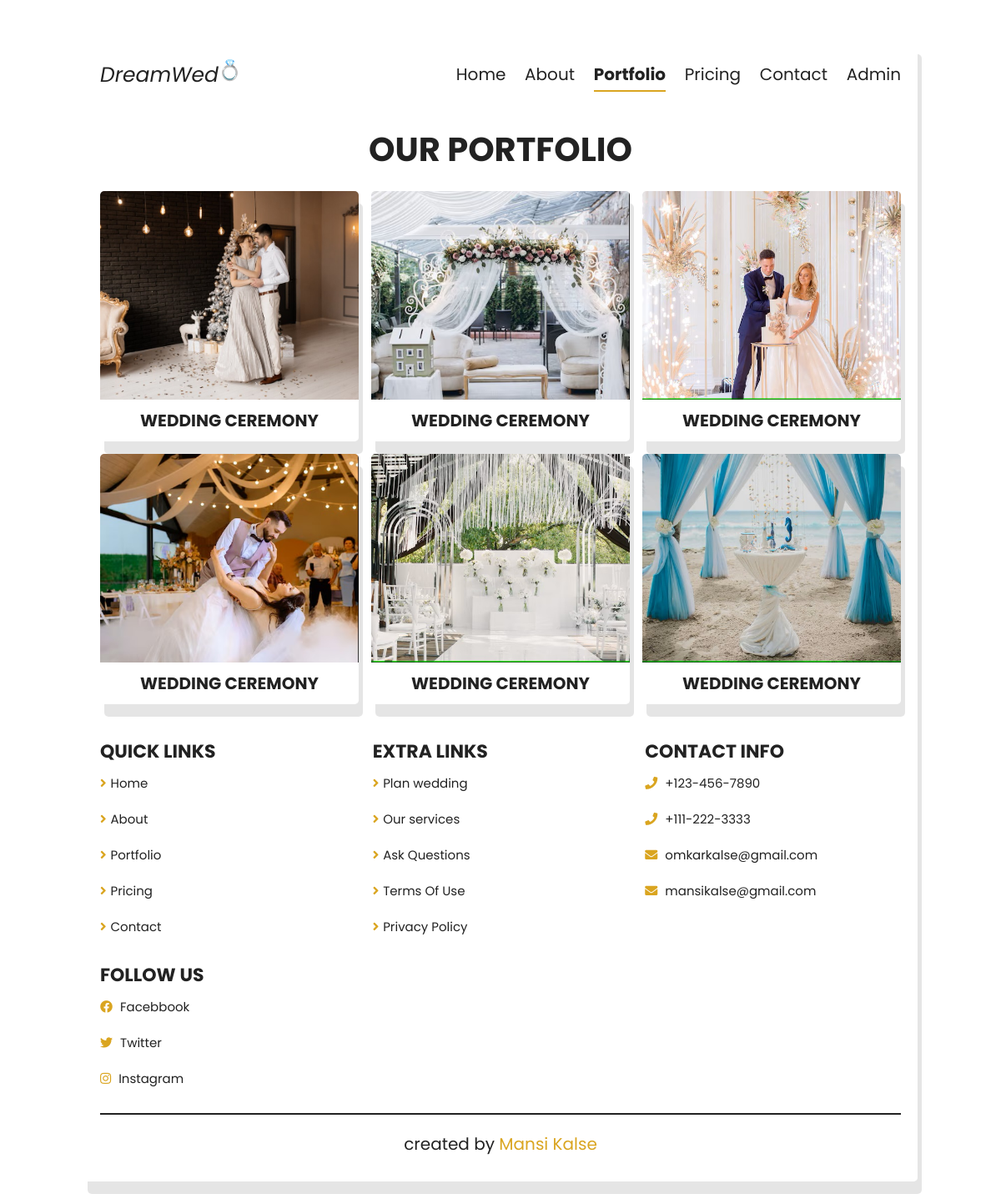
Screenshot of /portfolio.php with the database file from the repository.
### tables this page shows
CREATE TABLE `portfolio` (
  `id` int(11) NOT NULL,
  `image_url` varchar(255) NOT NULL,
  `title` varchar(255) NOT NULL,
  `description` text DEFAULT NULL
);

### portfolio.php (the view, shortened to what this page needs)
<!DOCTYPE html>
<html lang="en">
<head>
  <link rel="stylesheet" href="https://cdnjs.cloudflare.com/ajax/libs/font-awesome/6.6.0/css/all.min.css">
  <link rel="stylesheet" href="style.css">
  <link rel="stylesheet" href="https://cdnjs.cloudflare.com/ajax/libs/lightgallery/1.4.0/css/lightgallery.min.css">
  <link rel="stylesheet" href="https://unpkg.com/swiper@7/swiper-bundle.min.css">
</head>
<body>
  <div class="container">
    <?php @include 'header.php'; ?>
    <section class="portfolio">
      <h1 class="heading">Our Portfolio</h1>
      <div class="portfolio-container">
        <?php
        @include 'dbconnection.php';
        $query = "SELECT * FROM portfolio";
        $result = mysqli_query($conn, $query);
        if ($result) {
            while ($row = mysqli_fetch_assoc($result)) {
        ?>
          <a href="<?php echo $row['image_url']; ?>" class="box">
            <div class="image">
              <img src="<?php echo $row['image_url']; ?>" alt="">
            </div>
            <h3><?php echo htmlspecialchars($row['title']); ?></h3>
          </a>
        <?php
            }
        } else {
            echo "<p>No portfolio items found.</p>";
        }
        ?>
      </div>
    </section>
    <?php @include 'footer.php'; ?>
  </div>
</body>
</html>

### header.php (shortened to what this page needs)
<!DOCTYPE html>
<html lang="en">
<head>
  <link rel="stylesheet" href="https://cdnjs.cloudflare.com/ajax/libs/font-awesome/5.15.4/css/all.min.css">
 <link rel="stylesheet" href="style.css">
</head>
<body>
  <section class="header">
    <a href="home.php" class="logo">DreamWed<span class="noto--ring"></span></a>
    <nav class="navbar">
      <a href="home.php">Home</a>
      <a href="about.php">About</a>
      <a href="portfolio.php">Portfolio</a>
      <a href="pricing.php">Pricing</a>
      <a href="Contact.php">Contact</a>
      <a href="admin/admin_login.php">Admin</a>
    </nav>
  </section>
</body>
</html>

### footer.php
<section class="footer">
    <div class="box-container">
        <div class="box">
            <h3>quick links</h3>
            <a href="home.php"><i class="fas fa-angle-right"></i>Home</a>
            <a href="about.php"><i class="fas fa-angle-right"></i>About</a>
            <a href="portfolio.php"><i class="fas fa-angle-right"></i>Portfolio</a>
            <a href="pricing.php"><i class="fas fa-angle-right"></i>Pricing</a>
            <a href="Contact.php"><i class="fas fa-angle-right"></i>Contact</a>
        </div>
        <div class="box">
            <h3>Extra links</h3>
            <a href="#"><i class="fas fa-angle-right"></i>Plan wedding</a>
            <a href="#"><i class="fas fa-angle-right"></i>Our services</a>
            <a href="#"><i class="fas fa-angle-right"></i>Ask Questions</a>
            <a href="#"><i class="fas fa-angle-right"></i>Terms Of Use</a>
            <a href="#"><i class="fas fa-angle-right"></i>Privacy Policy</a>
        </div>
        <div class="box">
            <h3>Contact Info</h3>
            <a href="#"><i class="fas fa-phone"></i> +123-456-7890</a>
            <a href="#"><i class="fas fa-phone"></i> +111-222-3333</a>
            <a href="#"><i class="fas fa-envelope"></i> omkarkalse@gmail.com</a>
            <a href="#"><i class="fas fa-envelope"></i> mansikalse@gmail.com</a>
        </div>
        <div class="box">
            <h3>Follow Us</h3>
            <a href="#"><i class="fab fa-facebook"></i> Facebbook</a>
            <a href="#"><i class="fab fa-twitter"></i> Twitter</a>
            <a href="#"><i class="fab fa-instagram"></i> Instagram</a>
        </div>
    </div>
    <p class="credit">created by <span> Mansi Kalse</span></p>
</section>

### style.css (style rules this page uses)
:root { --color: rgb(183, 174, 16); --gold: #daa520; --white: #fff; --black: #222; --trasparent-white: rgba(255, 255, 255, 0.3); --border: 0.2rem solid var(--black); --box-shadow: 0.5rem 1.5rem rgba(0, 0, 0, 0.1); }
* { font-family: "poppins", sans-serif; margin: 0; padding: 0; box-sizing: border-box; outline: none; border: none; text-decoration: none; }
html { font-size: 62.5%; overflow-x: hidden; }
body { background: url(images/background.jpg); background-size: cover; background-position: center; background-attachment: fixed; }
.container { border-radius: 0.5rem; overflow: hidden; background: var(--trasparent-white); backdrop-filter: blur(0.5rem); max-width: 1200px; margin: 10rem auto; box-shadow: var(--box-shadow); }
.heading { text-align: center; text-transform: uppercase; color: var(--black); margin-bottom: 2rem; font-size: 4rem; }
section { padding: 2rem; }
.header { position: relative; z-index: 1000; background: var(--trasparent-white); display: flex; align-items: center; justify-content: space-between; }
.header .logo { font-size: 2.5rem; color: var(--black); font-family: "Poppins", sans-serif; font-weight: 400; font-style: italic; }
.header .navbar a { font-size: 2rem; margin-left: 2rem; color: var(--black); }
.noto--ring { display: inline-block; width: 1.1em; height: 1.1em; background-repeat: no-repeat; background-size: 100% 100%; }
.active-link { font-weight: bold; border-bottom: 2px solid #daa520; padding-bottom: 5px; }
.portfolio .portfolio-container { display: grid; grid-template-columns: repeat(auto-fit, minmax(30rem, 1fr)); gap: 1.5rem; }
.portfolio .portfolio-container .box { background: var(--trasparent-white); border-radius: .5rem; overflow: hidden; box-shadow: var(--box-shadow); }
.portfolio .portfolio-container .box .image { height: 25rem; overflow: hidden; }
.portfolio .portfolio-container .box .image img { transition: .2s linear; height: 100%; width: 100%; object-fit: cover; }
.portfolio .portfolio-container .box h3 { font-size: 2rem; color: var(--black); text-align: center; padding: 1rem; text-transform: uppercase; }
.footer { background: var(--trasparent-white); }
.footer .box-container { display: grid; grid-template-columns: repeat(auto-fit, minmax(25rem, 1fr)); gap: 2rem; }
.footer .box-container .box h3 { font-size: 2.2rem; text-transform: uppercase; color: var(--black); }
.footer .box-container .box a { font-size: 1.5rem; display: block; padding: 1rem 0; color: var(--black); }
.footer .box-container .box a i { color: var(--gold); padding-right: 0.5rem; transition: 0.2s linear; }
.footer .credit { text-align: center; margin-top: 2rem; font-size: 2rem; padding-top: 2rem; padding-bottom: 1rem; border-top: var(--border); color: var(--black); }
.footer .credit span { color: var(--gold); }
@media (max-width: 1200px) { .container { margin: 5rem 10rem; } }

### rows the page displays
portfolio: image_url (picture), title "WEDDING CEREMONY"
portfolio: image_url (picture), title "WEDDING CEREMONY"
portfolio: image_url (picture), title "WEDDING CEREMONY"
portfolio: image_url (picture), title "WEDDING CEREMONY"
portfolio: image_url (picture), title "WEDDING CEREMONY"
portfolio: image_url (picture), title "WEDDING CEREMONY"
